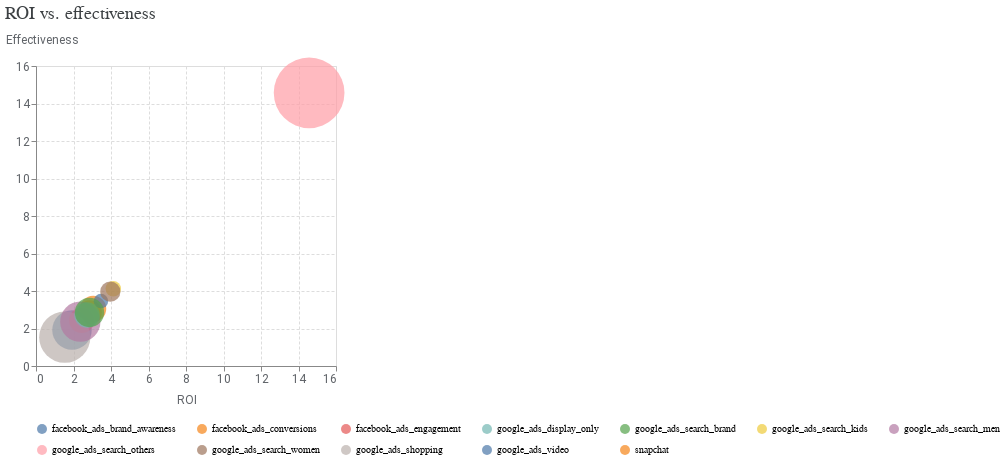

Notebook cell for this chart:
### Code cell
media_summary.plot_roi_vs_effectiveness()

### Figure 1 — Vega-Lite specification as saved in the notebook (floating-point values rounded to 4 significant figures)
{"config": {"view": {"continuousWidth": 300, "continuousHeight": 300}, "axis": {"gridDash": [3, 2], "labelColor": "#5F6368", "labelFont": "Roboto", "labelFontSize": 12, "titleColor": "#5F6368", "titleFont": "Roboto", "titleFontSize": 12, "titleFontWeight": "normal", "titlePadding": 10}}, "data": {"name": "data-5e64d57e3463443e536f3fc57a23595a"}, "mark": {"type": "circle", "size": 80, "tooltip": true}, "encoding": {"color": {"field": "channel", "legend": {"columnPadding": 20, "columns": 7, "orient": "bottom", "rowPadding": 10, "title": null}, "type": "nominal"}, "size": {"field": "spend", "legend": null, "scale": {"range": [100, 5000]}, "type": "quantitative"}, "x": {"field": "roi", "scale": {}, "title": "ROI", "type": "quantitative"}, "y": {"axis": {"titleAlign": "left", "titleAngle": 0, "titleY": -20}, "field": "effectiveness", "scale": {}, "title": "Effectiveness", "type": "quantitative"}}, "title": {"text": "ROI vs. effectiveness", "anchor": "start", "color": "#3C4043", "font": "Google Sans Display", "fontSize": 18, "fontWeight": "normal", "offset": 10}, "$schema": "https://vega.github.io/schema/vega-lite/v5.20.1.json", "datasets": {"data-5e64d57e3463443e536f3fc57a23595a": [{"channel": "snapchat", "roi": 2.866, "effectiveness": 2.866, "spend": 28200.0}, {"channel": "facebook_ads_conversions", "roi": 3.048, "effectiveness": 3.048, "spend": 34050.0}, {"channel": "facebook_ads_brand_awareness", "roi": 1.919, "effectiveness": 1.919, "spend": 84540.0}, {"channel": "facebook_ads_engagement", "roi": 2.443, "effectiveness": 2.443, "spend": 31930.0}, {"channel": "google_ads_video", "roi": 3.464, "effectiveness": 3.464, "spend": 6514.0}, {"channel": "google_ads_shopping", "roi": 1.534, "effectiveness": 1.534, "spend": 146300.0}, {"channel": "google_ads_search_men", "roi": 2.363, "effectiveness": 2.363, "spend": 88350.0}, {"channel": "google_ads_search_kids", "roi": 4.123, "effectiveness": 4.123, "spend": 8134.0}, {"channel": "google_ads_display_only", "roi": 2.723, "effectiveness": 2.723, "spend": 31810.0}, {"channel": "google_ads_search_brand", "roi": 2.854, "effectiveness": 2.854, "spend": 44210.0}, {"channel": "google_ads_search_women", "roi": 3.963, "effectiveness": 3.963, "spend": 18030.0}, {"channel": "google_ads_search_others", "roi": 14.57, "effectiveness": 14.57, "spend": 284100.0}]}}
